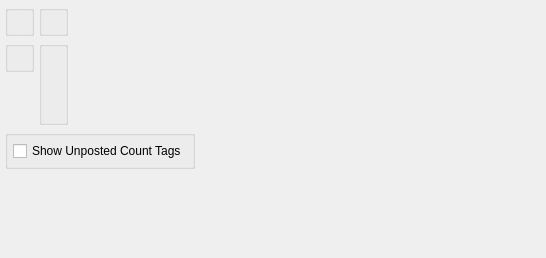
<?xml version="1.0" encoding="UTF-8"?>
<ui version="4.0">
 <comment>This file is part of the xTuple ERP: PostBooks Edition, a free and
open source Enterprise Resource Planning software suite,
Copyright (c) 1999-2010 by OpenMFG LLC, d/b/a xTuple.
It is licensed to you under the Common Public Attribution License
version 1.0, the full text of which (including xTuple-specific Exhibits)
is available at www.xtuple.com/CPAL.  By using this software, you agree
to be bound by its terms.</comment>
 <class>dspCountTagsBase</class>
 <widget class="QWidget" name="dspCountTagsBase">
  <property name="geometry">
   <rect>
    <x>0</x>
    <y>0</y>
    <width>546</width>
    <height>258</height>
   </rect>
  </property>
  <property name="windowTitle">
   <string>Count Tags by Class Code</string>
  </property>
  <layout class="QVBoxLayout" name="verticalLayout_4">
   <item>
    <layout class="QHBoxLayout" name="horizontalLayout_2">
     <item>
      <widget class="ParameterGroup" name="_parameter">
       <property name="title">
        <string/>
       </property>
       <property name="fixedSize">
        <bool>false</bool>
       </property>
      </widget>
     </item>
     <item>
      <widget class="QGroupBox" name="_itemGroup">
       <property name="title">
        <string/>
       </property>
       <layout class="QVBoxLayout" name="verticalLayout_3">
        <item>
         <widget class="ItemCluster" name="_item">
          <property name="sizePolicy">
           <sizepolicy hsizetype="Minimum" vsizetype="Preferred">
            <horstretch>0</horstretch>
            <verstretch>0</verstretch>
           </sizepolicy>
          </property>
         </widget>
        </item>
       </layout>
      </widget>
     </item>
     <item>
      <spacer name="spacer">
       <property name="orientation">
        <enum>Qt::Horizontal</enum>
       </property>
       <property name="sizeType">
        <enum>QSizePolicy::Expanding</enum>
       </property>
       <property name="sizeHint" stdset="0">
        <size>
         <width>0</width>
         <height>0</height>
        </size>
       </property>
      </spacer>
     </item>
    </layout>
   </item>
   <item>
    <layout class="QHBoxLayout" name="horizontalLayout">
     <item>
      <layout class="QVBoxLayout" name="verticalLayout_2">
       <property name="spacing">
        <number>0</number>
       </property>
       <item>
        <widget class="WarehouseGroup" name="_warehouse">
         <property name="title">
          <string/>
         </property>
         <property name="fixedSize">
          <bool>false</bool>
         </property>
        </widget>
       </item>
       <item>
        <spacer name="verticalSpacer">
         <property name="orientation">
          <enum>Qt::Vertical</enum>
         </property>
         <property name="sizeHint" stdset="0">
          <size>
           <width>20</width>
           <height>0</height>
          </size>
         </property>
        </spacer>
       </item>
      </layout>
     </item>
     <item>
      <widget class="QGroupBox" name="_dateGroup">
       <property name="title">
        <string/>
       </property>
       <layout class="QGridLayout" name="gridLayout_3">
        <item row="0" column="0">
         <widget class="DateCluster" name="_dates"/>
        </item>
       </layout>
      </widget>
     </item>
     <item>
      <spacer>
       <property name="orientation">
        <enum>Qt::Horizontal</enum>
       </property>
       <property name="sizeType">
        <enum>QSizePolicy::Expanding</enum>
       </property>
       <property name="sizeHint" stdset="0">
        <size>
         <width>0</width>
         <height>20</height>
        </size>
       </property>
      </spacer>
     </item>
    </layout>
   </item>
   <item>
    <layout class="QHBoxLayout" name="horizontalLayout_3">
     <item>
      <widget class="QGroupBox" name="_optionsGroup">
       <property name="title">
        <string/>
       </property>
       <layout class="QVBoxLayout" name="verticalLayout">
        <item>
         <widget class="XCheckBox" name="_showUnposted">
          <property name="text">
           <string>Show Unposted Count Tags</string>
          </property>
         </widget>
        </item>
       </layout>
      </widget>
     </item>
     <item>
      <spacer>
       <property name="orientation">
        <enum>Qt::Horizontal</enum>
       </property>
       <property name="sizeType">
        <enum>QSizePolicy::Expanding</enum>
       </property>
       <property name="sizeHint" stdset="0">
        <size>
         <width>0</width>
         <height>13</height>
        </size>
       </property>
      </spacer>
     </item>
    </layout>
   </item>
   <item>
    <spacer>
     <property name="orientation">
      <enum>Qt::Vertical</enum>
     </property>
     <property name="sizeType">
      <enum>QSizePolicy::Expanding</enum>
     </property>
     <property name="sizeHint" stdset="0">
      <size>
       <width>20</width>
       <height>0</height>
      </size>
     </property>
    </spacer>
   </item>
  </layout>
 </widget>
 <layoutdefault spacing="5" margin="5"/>
 <pixmapfunction>qPixmapFromMimeSource</pixmapfunction>
 <customwidgets>
  <customwidget>
   <class>DateCluster</class>
   <extends>QWidget</extends>
   <header>datecluster.h</header>
  </customwidget>
  <customwidget>
   <class>ItemCluster</class>
   <extends>QWidget</extends>
   <header>itemcluster.h</header>
  </customwidget>
  <customwidget>
   <class>ParameterGroup</class>
   <extends>QGroupBox</extends>
   <header>parametergroup.h</header>
  </customwidget>
  <customwidget>
   <class>WarehouseGroup</class>
   <extends>QGroupBox</extends>
   <header>warehousegroup.h</header>
  </customwidget>
  <customwidget>
   <class>XCheckBox</class>
   <extends>QCheckBox</extends>
   <header>xcheckbox.h</header>
  </customwidget>
 </customwidgets>
 <tabstops>
  <tabstop>_parameter</tabstop>
  <tabstop>_showUnposted</tabstop>
  <tabstop>_warehouse</tabstop>
  <tabstop>_dates</tabstop>
 </tabstops>
 <resources/>
 <connections/>
</ui>
